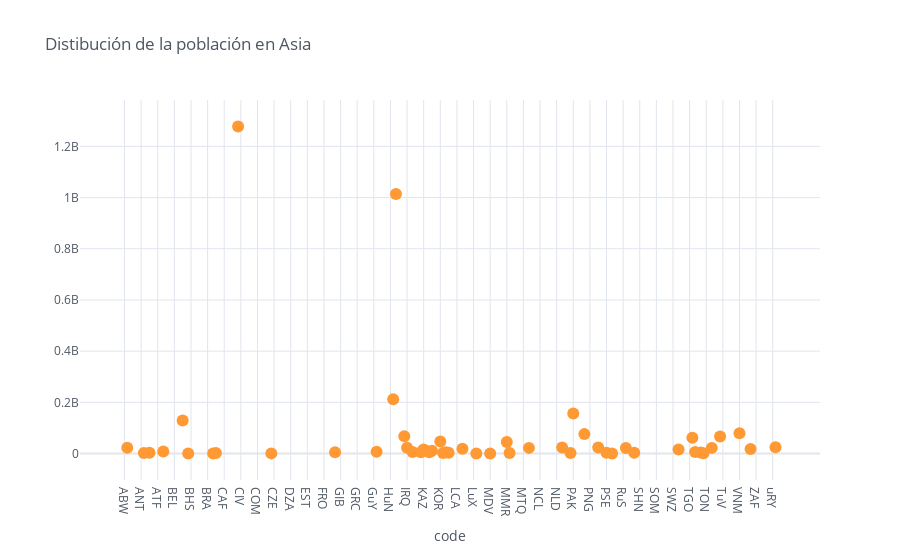

Notebook source saved alongside this figure:
### Code cell
#Scatterplot o Mapa de dispersión

Data_res1[['Asia']].iplot(kind='scatter', mode='markers',xTitle='code', 
                               title='Distibución de la población en Asia')

### Figure 1 — Plotly figure (JSON) as saved in the notebook; plotly's stock layout.template omitted (floating-point values rounded to 4 significant figures; data arrays with more than 128 entries replaced by an {"elided": "..."} marker saying what was removed)
{"data": [{"line": {"color": "rgba(255, 153, 51, 1.0)", "dash": "solid", "shape": "linear", "width": 1.3}, "marker": {"size": 12, "symbol": "circle"}, "mode": "markers", "name": "Asia", "text": "", "type": "scatter", "x": {"elided": "236 str values"}, "y": {"elided": "236 mixed values"}}], "layout": {"legend": {"bgcolor": "#FFFFFF", "font": {"color": "#4D5663"}}, "paper_bgcolor": "#FFFFFF", "plot_bgcolor": "#FFFFFF", "title": {"font": {"color": "#4D5663"}, "text": "Distibución de la población en Asia"}, "xaxis": {"gridcolor": "#E1E5ED", "showgrid": true, "tickfont": {"color": "#4D5663"}, "title": {"font": {"color": "#4D5663"}, "text": "code"}, "zerolinecolor": "#E1E5ED"}, "yaxis": {"gridcolor": "#E1E5ED", "showgrid": true, "tickfont": {"color": "#4D5663"}, "title": {"font": {"color": "#4D5663"}, "text": ""}, "zerolinecolor": "#E1E5ED"}}}
